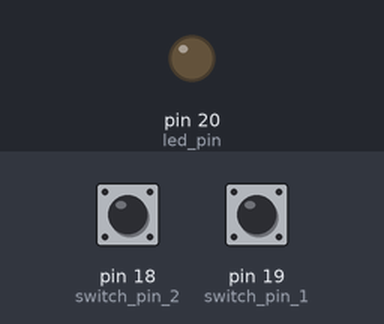
The program below on a simulated MicroPython board. Shown: output pins drawn as LEDs (lit = HIGH). The test bench sets the inputs (shaded band); at power-on: pin 19 (switch_pin_1) LOW, pin 18 (switch_pin_2) LOW.

Above: at 1.2 s.
1.3 s: pin 19 (switch_pin_1) pulled HIGH for 0.15 s
At 2.2 s:
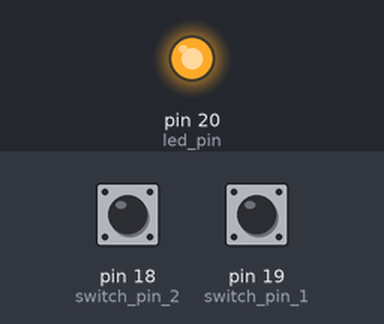
2.9 s: pin 18 (switch_pin_2) pulled HIGH for 0.15 s
At 3.5 s:
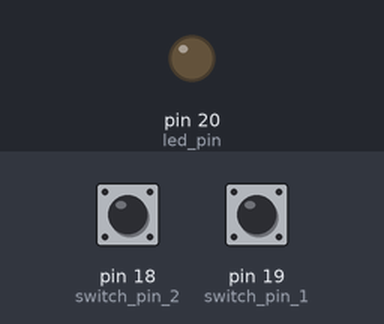
4.5 s: pin 19 (switch_pin_1) pulled HIGH for 1 s
At 5.9 s:
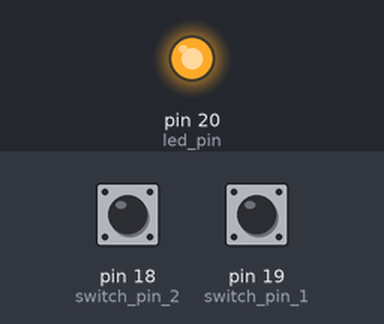
Timing chart, 0 to 7.5 s (numbered marks = the images above; inputs shaded):
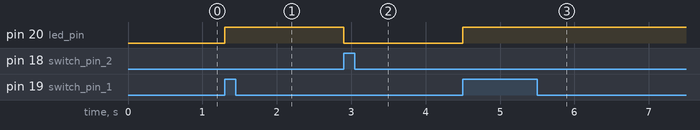

Measured:
- after the input at 1.3 s, pin 20 (led_pin): LOW → HIGH at once
- after the input at 2.9 s, pin 20 (led_pin): HIGH → LOW at once
- after the input at 4.5 s, pin 20 (led_pin): LOW → HIGH at once

The program:

main.py
```python
from machine import Pin
import time

led_pin = Pin(20, Pin.OUT)
switch_pin_1 = Pin(19, Pin.IN, pull=Pin.PULL_DOWN)
switch_pin_2 = Pin(18, Pin.IN, pull=Pin.PULL_DOWN)

while True:
    if switch_pin_1.value():
        led_pin.value(1)
    elif switch_pin_2.value():
        led_pin.value(0)
    time.sleep(0.1)
```
